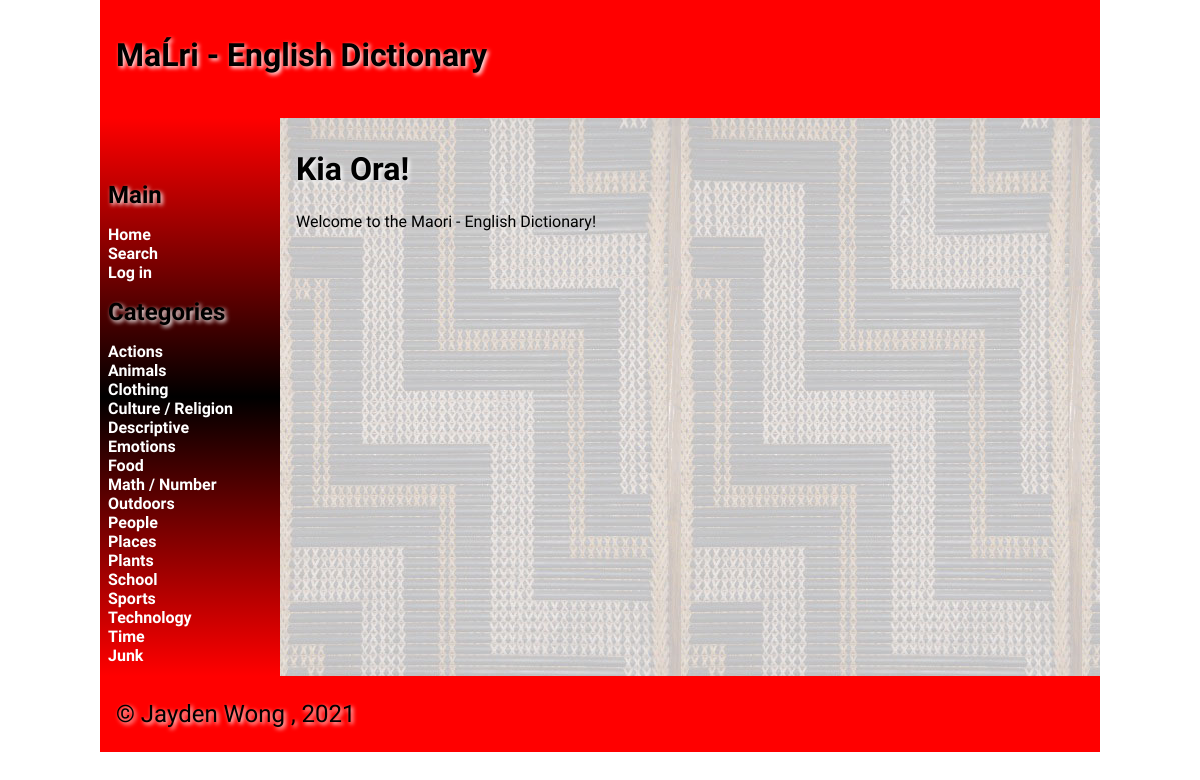
The page / on the database its author committed.
### tables this page shows
CREATE TABLE "Categories"
(
	id integer
		constraint Categories_pk
			primary key autoincrement,
	topic varchar(20)
);

### app.py (the view, shortened to what this page needs)
@app.route('/', methods=['GET', 'POST'])
def render_homepage():
    return render_template('home.html', topics=topic_list(), logged_in=is_logged_in())

### app.py (called while the page is built)
def create_connection(db_file):
    try:
        connection = sqlite3.connect(db_file)
        return connection
    except Error as e:
        print(e)
    return None

def is_logged_in():
    if session.get("email") is None:
        return False
    else:
        return True

def topic_list():
    con = create_connection(db_file)
    query = "SELECT id, topic FROM Categories"
    cur = con.cursor()
    cur.execute(query)
    topic_list = cur.fetchall()
    con.close()
    return topic_list

### templates/home.html (shortened to what this page needs)
{% extends 'base.html' %}
{% block heading %}MaĹri - English Dictionary{% endblock %}
{% block main %}
   <h1>Kia Ora!</h1>
   {% if logged_in %}
    <p> Welcome, {{ session.firstname }}!</p>
    <h1>Create a new category</h1>
    <form class="topic_form" method="post">
        <div class="form-group">
            <div class="form-label"><label for="topic_name">Topic Name:</label></div>
            <div class="form-element"><input type="text" name="topic_name" id="topic_name" maxlength="20" required></div>
        </div>
        <div class="form-group">
            <div></div>
            <div class="form-element"><input type="submit"></div>
        </div>
    </form>
   {% else %}
       <p>Welcome to the Maori - English Dictionary!</p>
   {% endif %}
{% endblock %}

### templates/base.html (shortened to what this page needs)
<!doctype html>
<html lang="en">
<head>
	<link href="{{ url_for('static', filename='css/style.css') }}" rel="stylesheet">
</head>
<body>
	<div id="container">
		<header>
			<h1>{% block heading %}{% endblock %}</h1>
		</header>
		<nav>
			<ul>
                <li>
                    <h1>Main</h1>
                    <a href="/">Home</a>
                    <a href="/search">Search</a>
                    {% if logged_in %}
                        <a href="/logout">Log out</a>
                    {% else %}
                        <a href="/login">Log in</a>
                    {% endif %}
                    <h1> Categories </h1>
                    {% for Categories in topics %}
                        <a href="/{{Categories[0]}}"> {{ Categories[1] }}</a>
                    {% endfor %}
                </li>
			</ul>
		</nav>
		<main>
            {% block main%}{% endblock %}
        </main>
		<footer>
			<p>
				&copy; Jayden Wong , 2021
			</p>
		</footer>
	</div>
</body>
</html>

### static/css/style.css (style rules this page uses)
* { font-family: Comfortaa, sans-serif; margin: 0; padding: 0; box-sizing: border-box; }
#container { display: grid; grid-template-columns: 75px auto; grid-template-areas: 'nav header' 'main main' 'footer footer'; }
header { grid-area: header; background-color: #f00; padding: 1rem; }
nav { grid-area: nav; }
main { grid-area: main; padding: 1rem; background-color: #edd; }
h1, h2, h3, h4 { padding: 1rem 0; font-family: 'Suez One', serif; color: #000; text-shadow: 2px 2px 4px #fff; }
p { padding: 0.5rem 0; }
a { display: inline-block; color: #222; font-weight: bolder; display: flex; flex-direction:row; align-items: center; }
footer { grid-area: footer; padding: 1rem; background-color: #f00; }
footer p { color: #000; text-shadow: 2px 2px 4px #fff; font-size: 1.5rem; }
@media only screen and (min-width: 768px) { #container { grid-template-columns: 180px auto; grid-template-areas: 'header header' 'nav main' 'footer footer'; } }
@media only screen and (min-width: 768px) { nav { background: linear-gradient(180deg, rgba(255,0,0,1) 0%, rgba(0, 0, 0, 1) 50%, rgba(255,0,0,1) 100%); padding: 0.5rem; } }
@media only screen and (min-width: 768px) { nav ul { list-style: none; } }
@media only screen and (min-width: 768px) { nav li { padding: 0.2rem 0; } }
@media only screen and (min-width: 768px) { nav a { color: #fff; text-decoration: none; } }
@media only screen and (min-width: 768px) { main { background-image: url('/static/images/poutama.jpg'); } }
@media only screen and (min-width: 1000px) { #container { width: 1000px; margin: auto; } }

### rows shown on the page
Categories: topic "Actions"
Categories: topic "Animals"
Categories: topic "Clothing"
Categories: topic "Culture / Religion"
Categories: topic "Descriptive"
Categories: topic "Emotions"
Categories: topic "Food"
Categories: topic "Math / Number"
Categories: topic "Outdoors"
Categories: topic "People"
Categories: topic "Places"
Categories: topic "Plants"
Categories: topic "School"
Categories: topic "Sports"
Categories: topic "Technology"
Categories: topic "Time"
Categories: topic "Junk"
